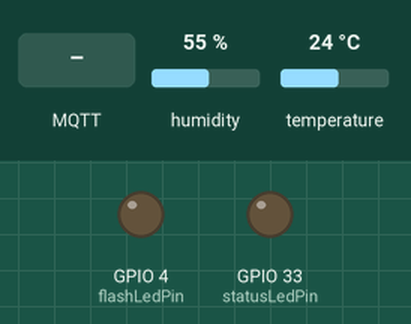
Recording of a sketch running on a simulated ESP32. Parts: output pins drawn as LEDs (lit = HIGH). The test bench sets the inputs (shaded band); at power-on: humidity 55 %, temperature 24 °C. WiFi joins after 1.5 s; servers stay silent unless stated; no MQTT or app messages arrive unless stated; what the sketch prints to the serial monitor is not drawn.

Above: at 5.2 s.
5.3 s: MQTT message "true" arrives on the first subscribed topic
At 6.5 s:
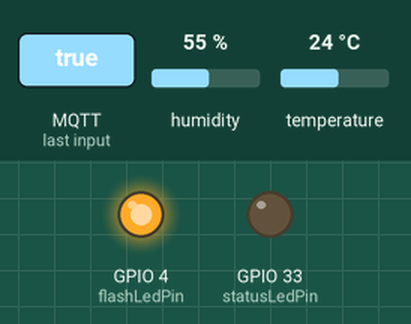
6.8 s: MQTT message "false" arrives on the first subscribed topic
At 7.8 s:
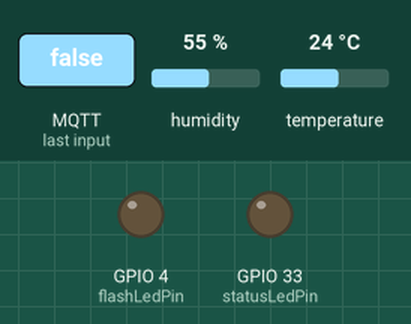
Timing chart, 0 to 9.8 s (numbered marks = the images above; inputs shaded):
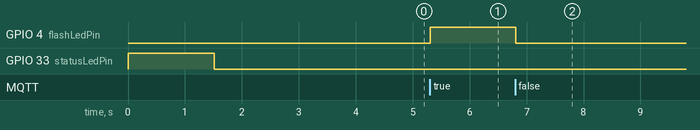

The sketch:

ESP32CAM-MQTT-JSON-DHT11.ino
```cpp
/*
 * Envío de información del DHT11 por MQTT
 * Fecha: 28 de julio de 2021
 * Actualizado por: Jose Omar Ojeda Aguilar
 * Fecha: 16 de agosto de 2022
 *
 * Este programa realiza la lectura del sensor DHT11 con ayuda de la biblioteca
 * de Adafruit y envía el temperatura y humedad relativa por MQTT en un JSON.
 * Este programa está basado en el programa MQTT Basic y JSON básic del repositorio
 * de Código IoT
 *
 * Componente     PinESP32CAM     Estados lógicos
 * ledStatus------GPIO 33---------On=>LOW, Off=>HIGH
 * ledFlash-------GPIO 4----------On=>HIGH, Off=>LOW
 *
 * DHT11    ESP32CAM
 * S--------GPIO 13
 * GND------GND
 * +--------5V
 */

//Bibliotecas
#include <WiFi.h>  // Biblioteca para el control de WiFi
#include <PubSubClient.h> //Biblioteca para conexion MQTT
#include "DHT.h" // Biblioteca para el sensor DHT11

#define DHTPIN 13 // Pin para conectar el DHT11, pin GPIO13 del ESP32CAM
#define DHTTYPE DHT11 // Configura el modelo de sensor, compatible también con DHT22

//Datos de WiFi
const char* ssid = "Totalplay-C6AA";  // Aquí debes poner el nombre de tu red
const char* password = "C6AA0018G2Jb5XFA";  // Aquí debes poner la contraseña de tu red

//Datos del broker MQTT
const char* mqtt_server = "92.168.100.7"; // Si estas en una red local, coloca la IP asignada, en caso contrario, coloca la IP publica
IPAddress server(192,168,100,7);

// Objetos
WiFiClient espClient; // Este objeto maneja los datos de conexion WiFi
PubSubClient client(espClient); // Este objeto maneja los datos de conexion al broker
DHT dht(DHTPIN, DHTTYPE); // Objeto que inicia el sensor

// Variables
int flashLedPin = 4;  // Para indicar el estatus de conexión
int statusLedPin = 33; // Para ser controlado por MQTT
long timeNow, timeLast; // Variables de control de tiempo no bloqueante
int data = 0; // Contador
int wait = 5000;  // Indica la espera cada 5 segundos para envío de mensajes MQTT

// Inicialización del programa
void setup() {
  // Iniciar comunicación serial
  Serial.begin (115200);
  Serial.println ("Programa iniciado");

  //
  pinMode (flashLedPin, OUTPUT);
  pinMode (statusLedPin, OUTPUT);
  digitalWrite (flashLedPin, LOW);
  digitalWrite (statusLedPin, HIGH);

  Serial.println();
  Serial.println();
  Serial.print("Conectar a ");
  Serial.println(ssid);

  WiFi.begin(ssid, password); // Esta es la función que realiz la conexión a WiFi

  while (WiFi.status() != WL_CONNECTED) { // Este bucle espera a que se realice la conexión
    digitalWrite (statusLedPin, HIGH);
    delay(500); //dado que es de suma importancia esperar a la conexión, debe usarse espera bloqueante
    digitalWrite (statusLedPin, LOW);
    Serial.print(".");  // Indicador de progreso
    delay (5);
  }

  // Cuando se haya logrado la conexión, el programa avanzará, por lo tanto, puede informarse lo siguiente
  Serial.println();
  Serial.println("WiFi conectado");
  Serial.println("Direccion IP: ");
  Serial.println(WiFi.localIP());

  // Si se logro la conexión, encender led
  if (WiFi.status () > 0){
  digitalWrite (statusLedPin, LOW);
  }

  delay (1000); // Esta espera es solo una formalidad antes de iniciar la comunicación con el broker

  // Conexión con el broker MQTT
  client.setServer(server, 1883); // Conectarse a la IP del broker en el puerto indicado
  client.setCallback(callback); // Activar función de CallBack, permite recibir mensajes MQTT y ejecutar funciones a partir de ellos
  delay(1500);  // Esta espera es preventiva, espera a la conexión para no perder información

  dht.begin(); // Función que inicia el sensor

  timeLast = millis (); // Inicia el control de tiempo
}// fin del void setup ()

// Cuerpo del programa, bucle principal
void loop() {
  //Verificar siempre que haya conexión al broker
  if (!client.connected()) {
    reconnect();  // En caso de que no haya conexión, ejecutar la función de reconexión, definida despues del void setup ()
  }// fin del if (!client.connected())
  client.loop(); // Esta función es muy importante, ejecuta de manera no bloqueante las funciones necesarias para la comunicación con el broker

  timeNow = millis(); // Control de tiempo para esperas no bloqueantes
  if (timeNow - timeLast > wait) { // Manda un mensaje por MQTT cada cinco segundos
    timeLast = timeNow; // Actualización de seguimiento de tiempo

    // Obtener temperatura y humedad
    float t = dht.readTemperature();
    float h = dht.readHumidity();

    // Secuencia que se asegura de que la conexión con el sensor exista
    if (isnan(h) || isnan(t)) {
      Serial.println(F("Failed to read from DHT sensor!"));
      return;
    }


    String json = "{\"id\":\"Omar Ojeda\",\"temp\":"+String(t)+",\"hum\":"+String(h)+"}";
    Serial.println(json); // Se imprime en monitor solo para poder visualizar que el string esta correctamente creado
    int str_len = json.length() + 1;//Se calcula la longitud del string
    char char_array[str_len];//Se crea un arreglo de caracteres de dicha longitud
    json.toCharArray(char_array, str_len);//Se convierte el string a char array
    client.publish("codigoIoT/ejemplo/mqtt", char_array);
  }// fin del if (timeNow - timeLast > wait)
}// fin del void loop ()

// Funciones de usuario

// Esta función permite tomar acciones en caso de que se reciba un mensaje correspondiente a un tema al cual se hará una suscripción
void callback(char* topic, byte* message, unsigned int length) {

  // Indicar por serial que llegó un mensaje
  Serial.print("Llegó un mensaje en el tema: ");
  Serial.print(topic);

  // Concatenar los mensajes recibidos para conformarlos como una varialbe String
  String messageTemp; // Se declara la variable en la cual se generará el mensaje completo
  for (int i = 0; i < length; i++) {  // Se imprime y concatena el mensaje
    Serial.print((char)message[i]);
    messageTemp += (char)message[i];
  }

  // Se comprueba que el mensaje se haya concatenado correctamente
  Serial.println();
  Serial.print ("Mensaje concatenado en una sola variable: ");
  Serial.println (messageTemp);

  // En esta parte puedes agregar las funciones que requieras para actuar segun lo necesites al recibir un mensaje MQTT

  // Ejemplo, en caso de recibir el mensaje true - false, se cambiará el estado del led soldado en la placa.
  // El ESP323CAM está suscrito al tema codigoIoT/ejemplo/mqttin
  if (String(topic) == "codigoIoT/ejemplo/mqttin") {  // En caso de recibirse mensaje en el tema codigoIoT/ejemplo/mqttin
    if(messageTemp == "true"){
      Serial.println("Led encendido");
      digitalWrite(flashLedPin, HIGH);
    }// fin del if (String(topic) == "codigoIoT/ejemplo/mqttin")
    else if(messageTemp == "false"){
      Serial.println("Led apagado");
      digitalWrite(flashLedPin, LOW);
    }// fin del else if(messageTemp == "false")
  }// fin del if (String(topic) == "codigoIoT/ejemplo/mqttin")
}// fin del void callback

// Función para reconectarse
void reconnect() {
  // Bucle hasta lograr conexión
  while (!client.connected()) { // Pregunta si hay conexión
    Serial.print("Tratando de contectarse...");
    // Intentar reconexión
    if (client.connect("ESP32CAMClient")) { //Pregunta por el resultado del intento de conexión
      Serial.println("Conectado");
      client.subscribe("codigoIoT/ejemplo/mqttin"); // Esta función realiza la suscripción al tema
    }// fin del  if (client.connect("ESP32CAMClient"))
    else {  //en caso de que la conexión no se logre
      Serial.print("Conexion fallida, Error rc=");
      Serial.print(client.state()); // Muestra el codigo de error
      Serial.println(" Volviendo a intentar en 5 segundos");
      // Espera de 5 segundos bloqueante
      delay(5000);
      Serial.println (client.connected ()); // Muestra estatus de conexión
    }// fin del else
  }// fin del bucle while (!client.connected())
}// fin de void reconnect(
```

Measured:
- after the input at 5.3 s, GPIO 4 (flashLedPin): LOW → HIGH at once
- after the input at 6.8 s, GPIO 4 (flashLedPin): HIGH → LOW at once
